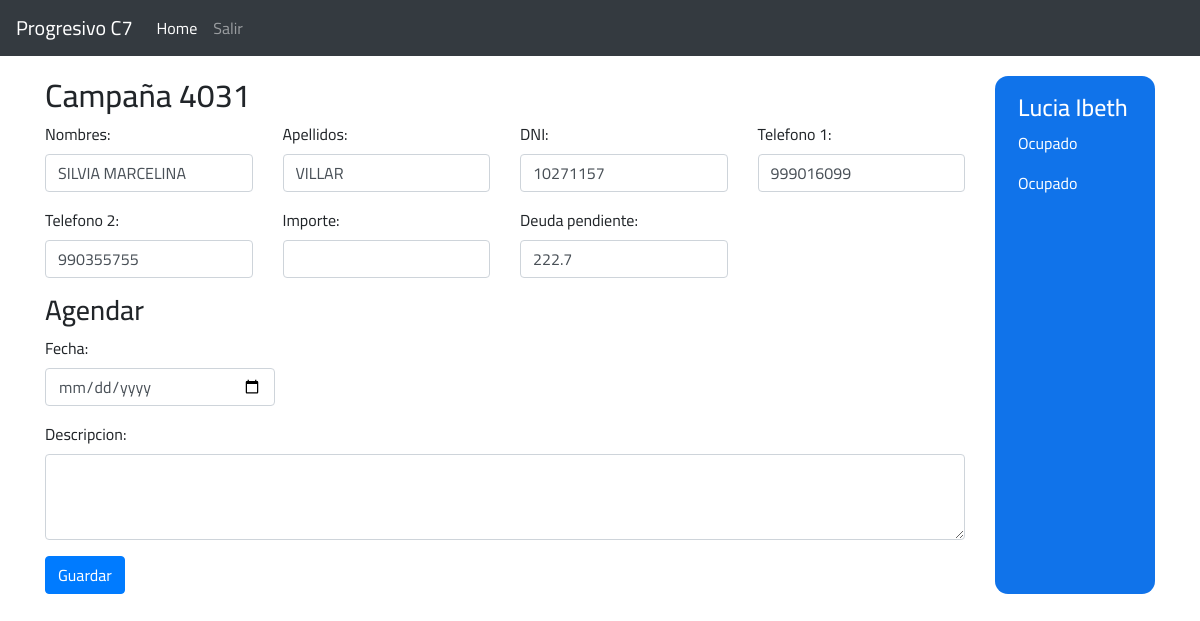
The page /agente/2815 (signed in) on the database its author committed.
### app/models.py (models this page shows, shortened)
class Base(models.Model):
    codigo  =models.CharField(max_length=100,blank=True,null=True)
    nombres =models.CharField(max_length=100,blank=True,null=True)
    apellidos  =models.CharField(max_length=100,blank=True,null=True)
    dni =models.CharField('DNI',max_length=100,blank=True,null=True)
    telefono_1=models.CharField(max_length=100,blank=True,null=True)
    telefono_2 =models.CharField(max_length=100,blank=True,null=True)
    importe=models.CharField(max_length=100,blank=True,null=True)
    deuda_pendiente=models.CharField(max_length=100,blank=True,null=True)
    campania = models.ForeignKey(Campania, db_column='campania', blank=True, null=True)
    fecha = models.DateTimeField(db_column='fecha', default=datetime.datetime.today())

class Campania(models.Model):
    fecha = models.DateTimeField(db_column='fecha cargada', default=datetime.datetime.today())  # Field renamed to remove unsuitable characters.
    archivo =  models.FileField(upload_to='static')
    cliente = models.ForeignKey(Cliente, db_column='cliente', blank=True, null=True)
    estado = models.ForeignKey(Estado, db_column='estado', blank=True, null=True)
    nombre = models.CharField(max_length=100)

class Agente(models.Model):
    anexo = models.IntegerField(blank=True, null=True)
    fono = models.IntegerField(blank=True, null=True)
    destino = models.IntegerField(blank=True, null=True)
    duracion = models.TimeField(blank=True, null=True)
    atendidas = models.IntegerField(blank=True, null=True)
    contactadas = models.IntegerField(blank=True, null=True)
    estado = models.ForeignKey('Estado', db_column='estado', blank=True, null=True)
    est_ag_predictivo = models.IntegerField(blank=True, null=True)
    canal = models.CharField(max_length=100, blank=True)
    user = models.ForeignKey(User, db_column='user', blank=True, null=True)
    supervisor = models.ForeignKey(Supervisor, db_column='supervisor', blank=True, null=True)
    fecha = models.DateTimeField(db_column='fecha', default=datetime.datetime.today())
    class Meta:
        verbose_name = 'Agente'

class Estado(models.Model):
    nombre = models.CharField(max_length=100, blank=True)
    fecha = models.DateTimeField(db_column='fecha', default=datetime.datetime.today())

### app/views.py (the view)
# urls.py: url(r'^agente/(\d+)', m_agente),
@login_required(login_url="/ingresar")
def m_agente(request,id_base):
	_agente=Agente.objects.get(user_id=request.user.id)
	for r in request.GET:
		if r=='estado':
			cambia_estado = request.GET['estado']
			_agente.estado_id=cambia_estado
			_agente.save()
	print _agente.estado_id
	_estado=Estado.objects.filter(id__in=[1,2])
	agenda = AgendarForm()
	agenteform = AgenteForm(instance=_agente)
	try:
		_base = Base.objects.get(id=id_base)
		form = BaseForm(instance=_base)
		redis_publisher = RedisPublisher(facility='foobar', users=[_agente.user.username])
		message = RedisMessage('fin')
		redis_publisher.publish_message(message)
	except:
		return render(request, 'agente.html',{'error':'No existe en Base','agente':_agente,'estados':_estado})
	return render(request, 'agente.html',{'agenteform':agenteform,'agente':_agente,'agenda':agenda,'estados':_estado,'base':_base,'form':form})

### app/forms.py
class AgenteForm(ModelForm):
    class Meta:
        model = Agente
        fields = ('estado',)
        widgets = {
            'estado': forms.Select(attrs={'class': 'form-control '}),
        }

class AgendarForm(forms.Form):
	fecha = forms.CharField(widget=forms.TextInput(attrs={'class' : 'form-control col-md-3','type':'date'}))
	descripcion = forms.CharField(widget=forms.Textarea(attrs={'class' : 'form-control','rows':"3"}))

### templates/agente.html (shortened to what this page needs)
{% extends 'base.html' %}
  {% block content %}
  <div style='height: 20px'></div>
<div class='container'>
  <div class='row'>
    {% if agente.estado.nombre == 'Pausa' or agente.estado.nombre == 'Disponible'   %}
    <div class='col-10'>
    <h1>{{agente.estado.nombre}}</h1>
    </div>
    {% else %}
    <div class='col-10'>
    {% include "gestion.html" %}
    </div>
    {% endif %}
    <div class='col-2'>
      <form style='background: #1073ea;
    color: #fff;
    padding: 23px;
    padding-top: 18px;
    border-radius: 13px;height: 100%;'>
    <h4>{{agente.user.first_name}} {{agente.user.last_name}} </h4>
     <p>{{agente.estado.nombre}}</p>
      {% if agente.estado.nombre == 'Pausa' or agente.estado.nombre == 'Disponible'   %}
      <nav class="nav nav-pills flex-column flex-sm-row">
        {% if agente.estado.nombre == 'Pausa' %}
        <a class="flex-sm-fill text-sm-center nav-link active " style='color:#fff;' href="/agente/0?estado=1">Pausa</a>
        <a class="flex-sm-fill text-sm-center nav-link " style='color:#fff;' href="/agente/0?estado=2">Disponible</a>
        {% endif %}
         {% if agente.estado.nombre == 'Disponible' %}
        <a class="flex-sm-fill text-sm-center nav-link   " style='color:#fff;' href="/agente/0?estado=1">Pausa</a>
        <a class="flex-sm-fill text-sm-center nav-link active " style='color:#fff;' href="/agente/0?estado=2">Disponible</a>
        {% endif %}
      </nav>
      {% else %}
      <p>{{agente.estado.nombre}}</p>
      {% endif %}
     </form>
    </div>
  </div>
</div>
  {% endblock %}

### templates/base.html (shortened to what this page needs)
<!DOCTYPE html>
<html ng-app="myApp" ng-controller="myCtrl">
<head>
<link rel="stylesheet" type="text/css" href="https://maxcdn.bootstrapcdn.com/font-awesome/4.7.0/css/font-awesome.min.css">
<link rel="stylesheet" href="https://stackpath.bootstrapcdn.com/bootstrap/4.1.3/css/bootstrap.min.css">
<link rel="stylesheet" href="https://cdnjs.cloudflare.com/ajax/libs/animate.css/3.5.2/animate.min.css">
<link rel="stylesheet" href="https://cdnjs.cloudflare.com/ajax/libs/animate.css/3.5.2/animate.min.css">
</head>
<body>
      <nav class="navbar navbar-expand-lg navbar-dark bg-dark" >
  <a class="navbar-brand" href="#">Progresivo C7</a>
   <div class="collapse navbar-collapse" id="navbarSupportedContent">
    <ul class="navbar-nav mr-auto">
      <li class="nav-item active">
        <a class="nav-link" href="#">Home <span class="sr-only">(current)</span></a>
      </li>
      <li class="nav-item">
        <a class="nav-link" href="/ingresar">Salir</a>
      </li>
  </div>
</nav>
<div class='container-fluid'  >
                {% block content %}
                {% endblock %}
</div>
</body>
</html>

### templates/gestion.html (shortened to what this page needs)
      <h2>Campaña {{base.campania.nombre}}</h2>
      <div class='row'>
            {% for field in form %}
              <div class="form-group col-md-3 ">
                  {{ field.label_tag }} {{ field }}
              </div>
            {% endfor %}
      </div>
        <h3>Agendar</h3>
        <form action="/agente/{{base.id}}?estado=2" method="GET">
        {% for field in agenda %}
        <div class="form-group ">
        {{ field.label_tag }} {{ field }}
        </div>
        {% endfor %}
        <input class='btn btn-primary' type="submit" value="Guardar">
        </form>

### templates/base.html (style rules this page uses)
body { font-family: 'Cairo' }

### rows shown on the page
Base: campania.nombre "4031", form "SILVIA MARCELINA" "VILLAR" "10271157" "999016099" "990355755" "222.7"
Agente: user.first_name "Lucia", user.last_name "Ibeth", estado.nombre "Ocupado"

### other values the page prints
{{ field.label_tag }} "Nombres:" "Apellidos:" "DNI:" "Telefono 1:" "Telefono 2:" "Importe:" "Deuda pendiente:"
{{ field.label_tag }} "Fecha:" "Descripcion:"
